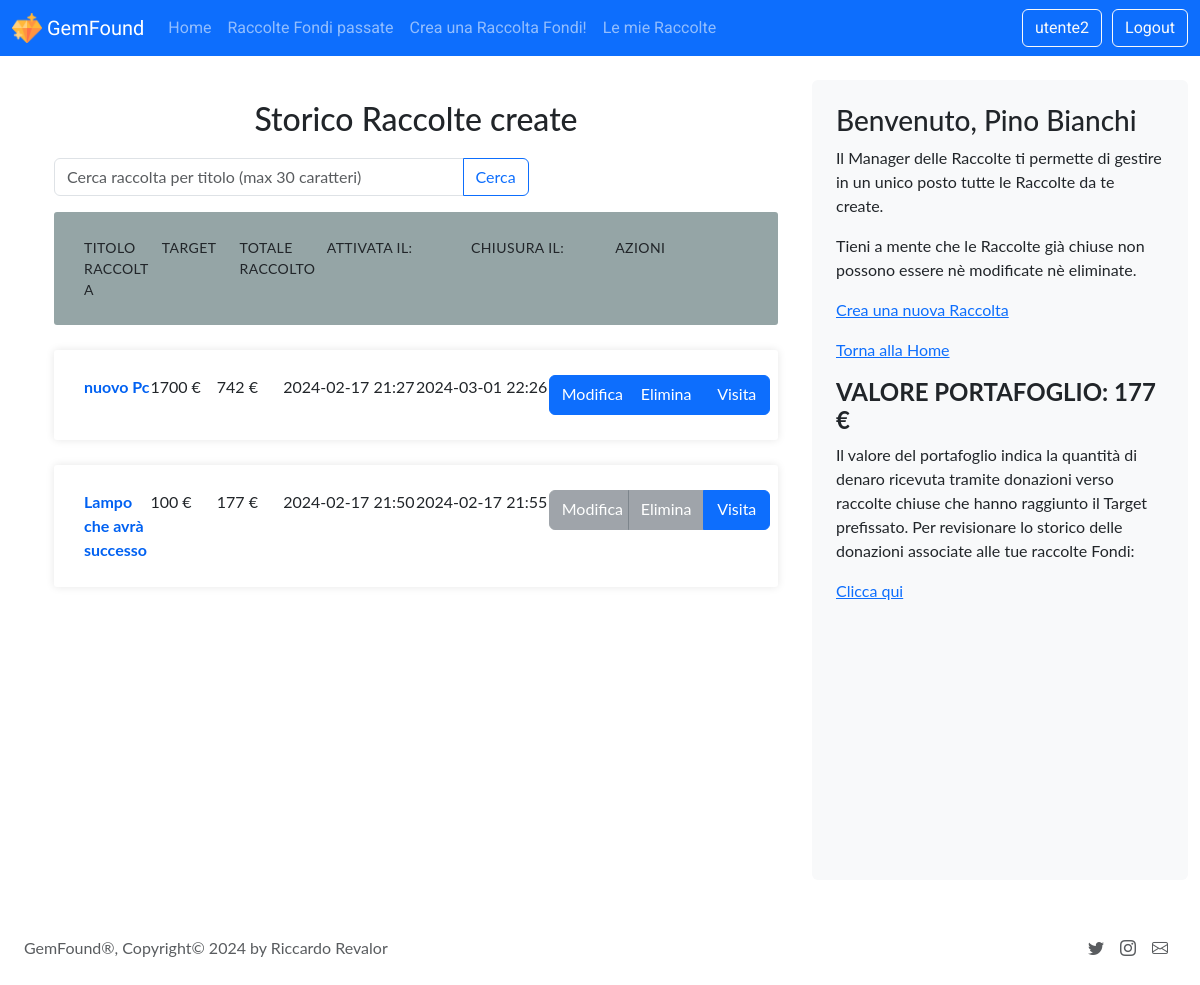
The page /mieraccolte (signed in) on the database its author committed.
### tables this page shows
CREATE TABLE "Utenti" (
	"UserNickName"	TEXT NOT NULL UNIQUE,
	"UserID"	INTEGER NOT NULL UNIQUE,
	"Password"	TEXT NOT NULL,
	"UserMail"	TEXT NOT NULL UNIQUE,
	"Nome"	TEXT NOT NULL,
	"Cognome"	TEXT NOT NULL,
	"Ptf"	INTEGER NOT NULL DEFAULT 0,
	PRIMARY KEY("UserID" AUTOINCREMENT)
);

CREATE TABLE "Raccolte" (
	"RacID"	INTEGER NOT NULL UNIQUE,
	"UserID"	INTEGER NOT NULL,
	"Successo"	NUMERIC NOT NULL,
	"Open"	NUMERIC NOT NULL DEFAULT 1,
	"TotaleRaccolto"	INTEGER NOT NULL DEFAULT 0,
	"Target"	INTEGER NOT NULL,
	"Title"	TEXT NOT NULL,
	"Description"	TEXT NOT NULL,
	"ActivationDate"	TEXT NOT NULL,
	"ActivationTime"	TEXT NOT NULL,
	"CloseDate"	TEXT NOT NULL,
	"CloseTime"	TEXT NOT NULL,
	"Min"	INTEGER NOT NULL,
	"Max"	INTEGER NOT NULL,
	"Type"	NUMERIC NOT NULL DEFAULT 0,
	"Img"	TEXT DEFAULT 0,
	PRIMARY KEY("RacID" AUTOINCREMENT)
);

### app.py (the view)
@app.route('/mieraccolte')
@login_required
def mieraccolte():
  racs = rac_dao.getRacsByUserID(current_user.id)
  if len(racs) == 0:
    flash('Non hai ancora creato nessuna Raccolta Fondi!')
    return redirect(url_for('index'))
  for rac in racs: checkRacOpen(rac) #aggiorna raccolte e in caso aggiorna ptf
  ptfValue = user_dao.user_GetPtf(current_user.id) # prendi il valore del ptf dell'utente aggiornato dopo aver fatto il check
  return render_template('mieraccolte.html', raccolte=racs, ptfValue=ptfValue['Ptf'], ricerca=False, keyword='')

### app.py (called while the page is built)
def updatePtf(rac):
  ptfOld = user_dao.user_GetPtf(rac['UserID'])
  if not ptfOld: return False
  ptfOld = int(ptfOld['Ptf'])
  money = int(rac['TotaleRaccolto'])
  if money >= int(rac['Target']):
    ptfNew = ptfOld + money
    if ptfNew > ptfOld: user_dao.user_SetPtf(rac['UserID'], ptfNew)
  return True

@login_manager.user_loader
def load_user(user_id):
  db_user = user_dao.get_user_by_id(user_id)
  utente = User(UserID=db_user['UserID'],
  Nome=db_user['Nome'],
  Cognome=db_user['Cognome'],
  UserMail=db_user['UserMail'],
  Password=db_user['Password'],
  UserNickName=db_user['UserNickName'],
  Ptf=db_user['Ptf'])
  return utente

### rac_dao.py (called while the page is built)
def getRacsByUserID(id):
    connection = sqlite3.connect(db)
    connection.row_factory = sqlite3.Row
    cursor = connection.cursor()
    racs = cursor.execute('SELECT * FROM Raccolte WHERE UserID = ?', (id,)).fetchall()
    cursor.close()
    connection.close()
    return racs

def RacSetState(id, state):
    result = False
    sql = 'UPDATE Raccolte SET Open = ? WHERE RacID = ?'
    connection = sqlite3.connect(db)
    connection.row_factory = sqlite3.Row
    cursor = connection.cursor()
    try:
        cursor.execute(sql, (state, id))
        connection.commit()
        result = True
    except Exception as e:
        print('Error', str(e))
        connection.rollback()
        result = False
    cursor.close()
    connection.close()
    return result

### user_dao.py (called while the page is built)
def get_user_by_id(id):
    conn = sqlite3.connect(db)
    conn.row_factory = sqlite3.Row
    cursor = conn.cursor()
    sql = 'SELECT * FROM Utenti WHERE UserID = ?'
    cursor.execute(sql, (id,))
    user = cursor.fetchone()
    cursor.close()
    conn.close()
    return user

def user_GetPtf(id):
    conn = sqlite3.connect(db)
    conn.row_factory = sqlite3.Row
    cursor = conn.cursor()
    sql = 'SELECT Ptf FROM Utenti WHERE UserID = ?'
    cursor.execute(sql, (id,))
    ptf = cursor.fetchone()
    cursor.close()
    conn.close()
    return ptf #ritorna il ptf dell'utente

### templates/mieraccolte.html (shortened to what this page needs)
{% extends "base.html" %}
{% block content %}
<link href="{{ url_for('static', filename='tablestyle.css') }}" rel="stylesheet">
<div class="row">
<main class="col-lg-8 col-12">
<div class="container">
    <ul class="responsive-table">
      {% if ricerca %}
      <h2>Ricerca per: {{keyword |e}}</h2>
      {% else %}
      <h2>Storico Raccolte create</h2>
      {% endif %}
      {% if not ricerca %}
      <div class="row">
        <div class="col-lg-8 col-12">
            <form action="{{ url_for('search_raccolte')}}" method="GET">
                <div class="input-group mb-3">
                    <input type="text" class="form-control" placeholder="Cerca raccolta per titolo (max 30 caratteri)" name="ricercaRaccolta" required maxlength="30">
                    <button class="btn btn-outline-primary" type="submit">Cerca</button>
                </div>
            </form>
        </div>
      </div>
      {% else %}
      <div class="row">
          <div class="col-lg-8 col-12">
            <a href="{{ url_for('mieraccolte')}}"  class="btn btn-outline-primary">Torna indietro</a>
          </div>
      </div>
      {% endif %}
      <li class="table-header">
        <div class="col col-1">Titolo Raccolta</div>
        <div class="col col-2">Target</div>
        <div class="col col-3">Totale Raccolto</div>
        <div class="col col-4">Attivata il:</div>
        <div class="col col-4">Chiusura il:</div>
        <div class="col col-4">Azioni</div>
      </li>
      {% for raccolta in raccolte %}
      <li class="table-row">
        <div class="col col-1 boldtext" data-label="Titolo Raccolta">{{ raccolta.Title |e }}</div>
        <div class="col col-2" data-label="Target">{{ raccolta.Target |e }} &euro;</div>
        <div class="col col-3" data-label="Totale Raccolto">{{ raccolta.TotaleRaccolto |e }} &euro;</div>
        <div class="col col-4" data-label="Attivazione">{{ raccolta.ActivationDate ~' '~ raccolta.ActivationTime |e }}</div>
        <div class="col col-4" data-label="Chiusura">{{ raccolta.CloseDate ~' '~ raccolta.CloseTime |e }}</div>
        <div class="btn-group col col-4">
            {% if raccolta.Open == 1 %}
            <a href="/modificaraccolta/{{ raccolta.RacID }}" class="fixedb btn btn-primary" aria-current="page">Modifica</a>
            <a href="/deleteraccolta/{{raccolta.RacID}}" class="fixedb btn btn-primary">Elimina</a>
            {% else %}
            <a href="#" class="fixedb btn btn-secondary disabled" aria-current="page">Modifica</a>
            <a href="#" class="fixedb btn btn-secondary disabled" aria-current="page">Elimina</a>
            {% endif %}
            <a href="/raccolta/{{raccolta.RacID}}" class="fixedb btn btn-primary">Visita</a>
          </div>
      </li>
    {% endfor %}
    </ul>
  </div>
</main>
<aside class="col-lg-4 col-12">
 <div class="p-4 mb-3 bg-light rounded">
    <h3>Benvenuto, {{ current_user.name  ~' '~ current_user.surname |e }}</h3>
  <p>Il Manager delle Raccolte ti permette di gestire in un unico posto tutte le Raccolte da te create.</p>
  <p>Tieni a mente che le Raccolte gi&agrave; chiuse non possono essere n&egrave; modificate n&egrave; eliminate.</p>
  <p><a href="{{ url_for('newraccolta') }}">Crea una nuova Raccolta</a></p>
  <p><a href="{{ url_for('index') }}">Torna alla Home</a></p>
  <h4><strong>VALORE PORTAFOGLIO: {{ ptfValue |e}} &euro;</strong></h4>
  <p>Il valore del portafoglio indica la quantit&agrave; di denaro ricevuta tramite donazioni verso raccolte chiuse che hanno raggiunto il Target prefissato. Per revisionare lo storico delle donazioni associate alle tue raccolte Fondi:</p>
  <p><a href="/account/{{ current_user.id |e }}">Clicca qui</a></p>
</div>
</aside>
{% endblock %}

### templates/base.html (shortened to what this page needs)
<!DOCTYPE html>
<html lang="it">
  <head>
    <link href="https://cdn.jsdelivr.net/npm/bootstrap@5.3.2/dist/css/bootstrap.min.css" rel="stylesheet">
    <link rel="stylesheet" href="https://cdn.jsdelivr.net/npm/bootstrap-icons@1.10.2/font/bootstrap-icons.css">
    <link rel="stylesheet" href="{{ url_for('static', filename='style.css') }}">
  </head>
  <body>
    <header>
      <nav class="navbar fixed-top navbar-dark navbar-expand-lg bg-primary" id="barra-navigazione">
        <div class="container-fluid">
          <a class="navbar-brand protest-riot-regular">
            <img src="{{ url_for('static', filename='premium.png') }}" alt="Logo" width="30" height="30" class="d-inline-block align-top" />
            GemFound
        </a>
          <div class="collapse navbar-collapse" id="navbarSupportedContent">
            <ul class="navbar-nav me-auto mb-2 mb-lg-0">
              <li class="nav-item">
                <a class="nav-link testo" aria-current="page" href="/">Home</a>
              </li>
              <li class="nav-item">
                <a class="nav-link testo" href="{{ url_for('raccoltepassate') }}">Raccolte Fondi passate</a>
              </li>
              {% if current_user.is_authenticated %}
              <li class="nav-item">
                <a class="nav-link testo" href="{{ url_for('newraccolta') }}">Crea una Raccolta Fondi!</a>
              </li>
              <li class="nav-item">
                <a class="nav-link testo" href="{{ url_for('mieraccolte') }}">Le mie Raccolte</a>
              </li>
              {% endif %}
            </ul>
            {% if current_user.is_authenticated %}
            <a href="/account/{{ current_user.id |e }}" class="btn btn-outline-light testo" title="AccountInfo">{{ current_user.nickname |e }}</a>
            <a href="{{ url_for('logout') }}" class="btn btn-outline-light testo" title="Logout">Logout</a>
            {% endif %}
          </div>
        </div>
      </nav>
    </header>
    <div class="container-fluid under-nav">
      {%block content %}{% endblock %}
    </div>
    <div class="container-fluid">
      <footer class="d-flex flex-wrap justify-content-between align-items-center py-3 my-4 me-2">
        <div class="col-md-4 d-flex align-items-center">
          <span class="mb-3 mb-md-0 text-muted">GemFound&#174;, Copyright&#169; 2024 by Riccardo Revalor</span>
        </div>
        <ul class="nav col-md-4 justify-content-end list-unstyled d-flex">
          <li class="ms-3"><a class="text-muted" href="#"><i class="bi bi-twitter"></i></a></li>
          <li class="ms-3"><a class="text-muted" href="#"><i class="bi bi-instagram"></i></a></li>
          <li class="ms-3"><a class="text-muted" href="#"><i class="bi bi-envelope"></i></a></li>
        </ul>
      </footer>
    </div>
  </body>
</html>

### static/style.css (style rules this page uses)
.under-nav { margin-top: 80px; max-width: 100%; }
.testo { font-family: 'Roboto', system-ui, Arial, sans-serif; }
.protest-riot-regular { font-family: "Protest Riot", 'Roboto', system-ui, Arial, sans-serif; font-weight: 400; font-style: normal; }

### static/tablestyle.css (style rules this page uses)
body { font-family: 'lato', Arial, sans-serif; }
.container { max-width: 100%; margin-left: auto; margin-right: auto; padding-left: 10px; padding-right: 10px; }
.p-4.mb-3.bg-light.rounded { min-height: 100vh; }
.fixedb { width: 80px !important; height: 40px !important; }
.boldtext { font-weight: bold; color: #0061f2; }

### rows shown on the page
Utenti: nickname "utente2", Nome+Cognome "Pino Bianchi"
Raccolte: Title "nuovo Pc", Target "1700", TotaleRaccolto "742", ActivationDate+ActivationTime "2024-02-17 21:27", CloseDate+CloseTime "2024-03-01 22:26"
Raccolte: Title "Lampo che avrà successo", Target "100", TotaleRaccolto "177", ActivationDate+ActivationTime "2024-02-17 21:50", CloseDate+CloseTime "2024-02-17 21:55", Open "Modifica"

### other values the page prints
{{ ptfValue |e }} "177"
